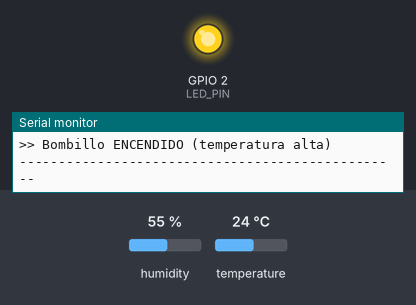
Simulated run of this program. Board: ESP32. Shown: output pins drawn as LEDs (lit = HIGH), the last lines printed to the serial monitor. The inputs (shaded band) are chosen by the test bench; at power-on: temperature 24 °C, humidity 55 %.

Above: at 4.8 s.
4.9 s: temperature set to 20.5 °C
7.9 s: temperature set to 19.5 °C
At 9.2 s:
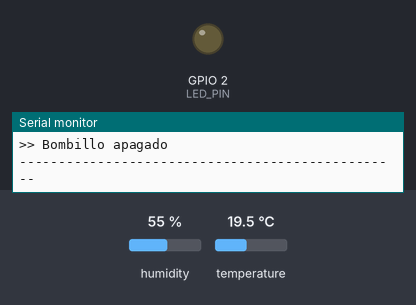
11.5 s: temperature set to 28 °C
At 13.0 s:
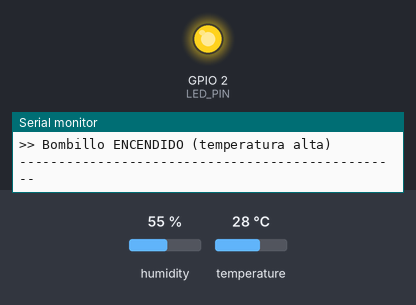
14.5 s: temperature set to 12 °C
At 16.8 s:
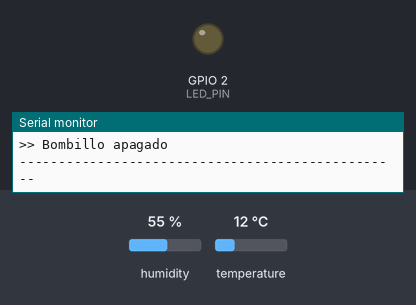
Timing chart, 0 to 18.3 s (numbered marks = the images above; inputs shaded):
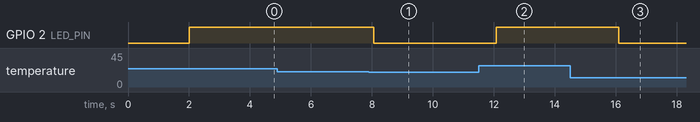

Measured:
- the behaviour switches between 20.1 and 20 °C on temperature (found by bisection; images 0 and 1)
- after the input at 7.9 s, GPIO 2 (LED_PIN): HIGH → LOW after 0.15 s
- after the input at 11.5 s, GPIO 2 (LED_PIN): LOW → HIGH after 0.57 s
- after the input at 14.5 s, GPIO 2 (LED_PIN): HIGH → LOW after 1.6 s

The program:

main.cpp
```cpp
#include <Arduino.h>
#include <DHT.h>

// --- Profe ahí esta bombillo y sensor de temperatura ---
// --- Configuración de pines ---
#define DHTPIN 4
#define DHTTYPE DHT22
#define LED_PIN 2

// --- Parámetros del circuito ---
const float TEMP_UMBRAL = 20.0;  // Temperatura (°C) a partir de la cual se enciende el bombillo, 20.0 para que el bombillo encienda por temperatura alta, 28.0 estandar

DHT dht(DHTPIN, DHTTYPE);

void setup() {
  Serial.begin(115200);
  pinMode(LED_PIN, OUTPUT);
  digitalWrite(LED_PIN, LOW);

  dht.begin();

  Serial.println("=================================================");
  Serial.println(" Sistema de monitoreo de temperatura - ESP32");
  Serial.println(" Sensor: DHT22 | Actuador: Bombillo (LED + R)");
  Serial.println("=================================================");
}

void loop() {
  delay(2000); // El DHT22 necesita al menos 2s entre lecturas

  float temperatura = dht.readTemperature();
  float humedad = dht.readHumidity();

  if (isnan(temperatura) || isnan(humedad)) {
    Serial.println("Error: no se pudo leer el sensor DHT22");
    return;
  }

  Serial.print("Temperatura: ");
  Serial.print(temperatura);
  Serial.print(" °C  |  Humedad: ");
  Serial.print(humedad);
  Serial.println(" %");

  if (temperatura > TEMP_UMBRAL) {
    digitalWrite(LED_PIN, HIGH);
    Serial.println(">> Bombillo ENCENDIDO (temperatura alta)");
  } else {
    digitalWrite(LED_PIN, LOW);
    Serial.println(">> Bombillo apagado");
  }

  Serial.println("-------------------------------------------------");
}
```
